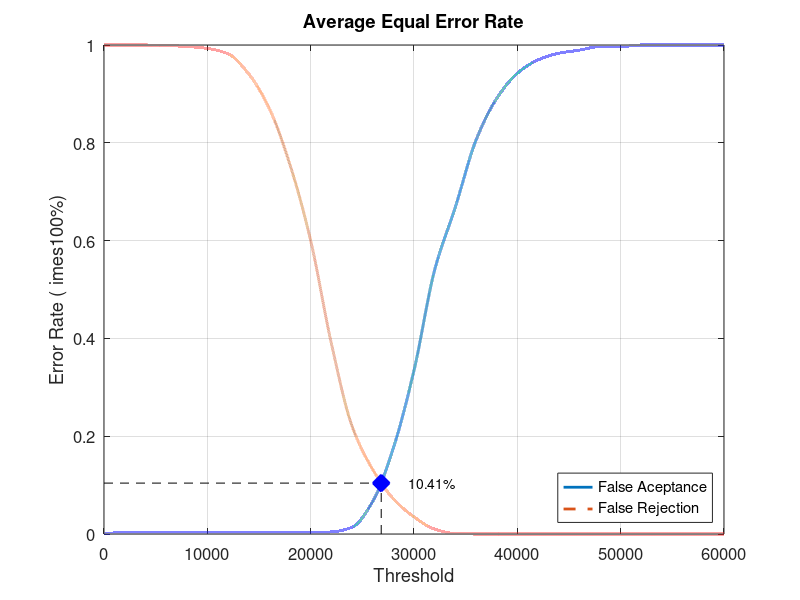
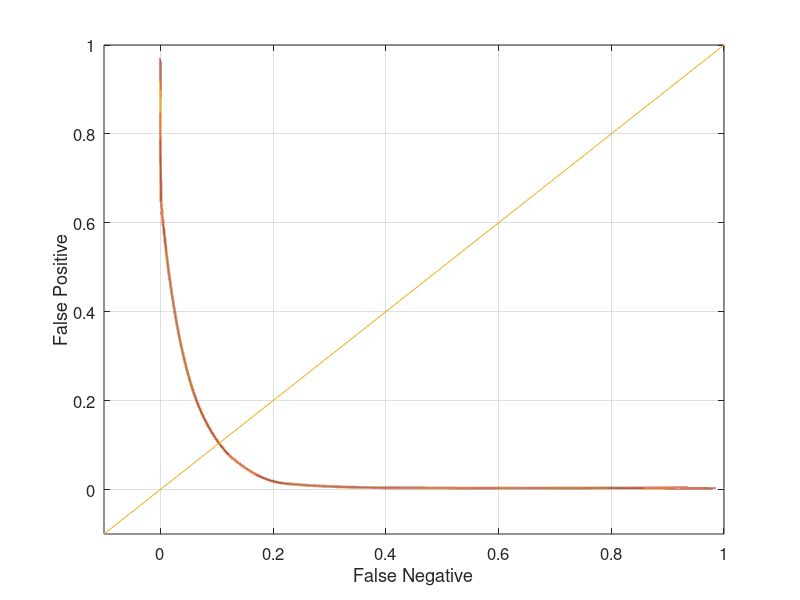

These figures' MATLAB source, in order:
close all;
clear;
clc;
x = 0:2000:60000;
xq = 0:0.5:60000;

y0 = [0 0.0031579 0.0031579 0.0031579 0.0031579 0.0031579 0.0031579 0.0031579 0.0031579 0.0031579 0.0031579 0.00421053 0.0136842 0.0663158 0.175789 0.334737 0.54 0.668421 0.805263 0.890526 0.942105 0.969474 0.983158 0.989474 0.996842 0.996842 1 1 1 1 1]
yy0 = interp1(x, y0, xq, 'pchip');
y1 = [1 1 1 0.999 0.997 0.993 0.982 0.941 0.87 0.755 0.6 0.39 0.221 0.132 0.072 0.035 0.01 0.001 0 0 0 0 0 0 0 0 0 0 0 0 0]
yy1 = interp1(x, y1, xq, 'pchip');

% Calculating EER: 
y2 = abs(y0 - y1);
find(y2 == min(y2))
yy2 = abs(yy0 - yy1);
xEER = find(yy2 == min(yy2));
xEERIndex = xq(xEER) % X-axis EER
yEER = yy0(xEER) % Y-axis EER

main = figure
plot(xq, yy0,'-','LineWidth', 2);	hold on
plot(xq, yy1,'--','LineWidth', 2);	hold on
plot([xEERIndex xEERIndex], [0 yEER], 'k--');	hold on
plot([0 xEERIndex], [yEER yEER], 'k--');	hold on
plot(xEERIndex, yEER, 'bx', 'LineWidth', 10);	hold on
text(xEERIndex + 10 * xEERIndex / 100, yEER, [num2str(round((10000 * yEER)) / 100) '%'])
legend('False Aceptance', 'False Rejection', 'Location', 'SouthEast')
xlabel('Threshold')
ylabel('Error Rate (	imes100%)')
title('Average Equal Error Rate')
set(gca, 'FontSize', 12)
axis([0 60000 0 1])
grid on

print(main, 'Database1AverageMain', '-dpng');
FNRxFPR = figure('Color', [1 1 1]);
plot(yy1, yy0, '-', yy1, yy0, 'LineWidth', 2);
hold on
y = -0.1:0.1:1
plot(y, y); 
set(gca, 'FontSize', 12)
xlabel('False Negative')
ylabel('False Positive')
axis([-0.1 1 -0.1 1])
set(gca, 'FontSize', 12)
grid on

print(FNRxFPR, 'Database1AverageFNRxFPR','-dpng');
